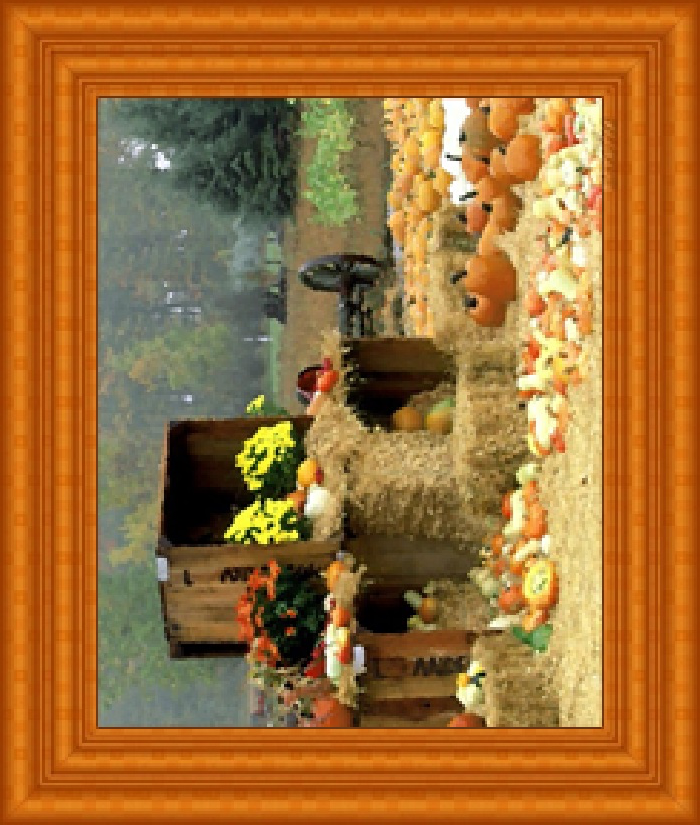
//> input picture old/test.png, 700 x 825 px, given in place of test3.png, which was not available
$ ./main11   (built with g++ and OpenCV 4)
//> lines starting //> are read from the running program, lines starting //| are printed output that depends on the picture; pictures that were not available may be replaced by others from this repository, and a replacement may not be noted
#include <iostream>
//#include <cstdlib>
#include <omp.h>
//#include <stdio.h>
//#include <stdlib.h>

#include <fcntl.h>
#include <stdio.h>
#include <stdlib.h>
#include <string.h>
#include <math.h>
#include <unistd.h>
#include <sys/types.h>
#include <sys/stat.h>
#include <OpenCL/opencl.h>
#include <opencv2/core/core.hpp>
#include <opencv2/opencv.hpp>
#include <opencv2/highgui/highgui.hpp>

#ifndef M_PI
#define M_PI 3.14159265358979323846f
#endif

#ifndef DEGREEOF
#define DEGREEOF(a) ((a*180.0)/M_PI)
#endif

#ifndef RADIANOF
#define RADIANOF(a) ((a*M_PI)/180.0)
#endif

using namespace cv;
using namespace std;

//CL載入Program
// [629 lines left out: functions load_program, parallel_in2_out1, in2_out1, parallel_in1_out2, in1_out2, mainRun and 1 more, not called in this run]

//時間輸出
void timePrint(double duration){
    if (duration > 60) {
        int tmpMin = (int)duration/60;
        int tmpSec = (int)duration%60;
        cout << "It took me clicks (" << tmpMin << "min, " << tmpSec << "s)." << endl;
    } else if (duration > 1) {
        cout << "It took me clicks (" << duration << "s)." << endl;
    } else {
        cout << "It took me clicks (" << duration*1000 << "ms)." << endl;
    }
}

//時間的完整輸出
void timePrintAll(int needParallel, double duration, double duration0, double duration1){
    cout << "\n#####################" << endl;
    cout << "\n完整程式結束，所花時間 : " << endl;
    timePrint(duration);

    if (needParallel==0){
        cout << "\n無平行化程式，所花時間 : " << endl;
        timePrint(duration0);

    } else if (needParallel==1){
        cout << "\n平行化程式，所花時間 : " << endl;
        timePrint(duration1);

    } else if (needParallel==2){
        cout << "\n平行化程式，所花時間 : " << endl;
        timePrint(duration1);

        cout << "\n無平行化程式，所花時間 : " << endl;
        timePrint(duration0);

        cout << "\n平行化快了 : " << duration0/duration1 << "倍" << endl;
    }
}

int main(int argc, const char * argv[]) {

    cout << "\n##程式開始##" << endl;

    /////////////////////前置作業 資料準備
    int modAngle = 45;
    int loop = 4;
    int imageNumber = 1;
    int needParallel=0;

    /////////////////////接收資料
    cout << "輸入圖片編號(ex: 1 or 3)：";
    cin >> imageNumber;
//> the answer given: 3
    string imageNumberString="test";
    string tmpString;
    stringstream ss(tmpString);
    ss << imageNumber;
    imageNumberString = imageNumberString + ss.str();
    imageNumberString = imageNumberString + ".png";
    // [5 lines of commented-out code are left out]
    cout << "輸入modAngle(請輸入180度能被整除的值) :";
    cin >> modAngle;
//> the answer given: 45
    // [5 lines of commented-out code are left out]
    cout << "輸入loop :";
    cin >> loop;
//> the answer given: 3

    cout << "輸入是否需要平行(0為否，1為是，2為兩種都要) :";
    cin >> needParallel;
//> the answer given: 3

    cout << "\n##輸入資料確認##" << endl;
    cout << "圖片      : " << imageNumberString << endl;
    cout << "modAngle : " << modAngle << endl;
    cout << "loop     : " << loop << endl;
    cout << "needParallel : " << needParallel << endl;

    /////////////////////前置作業 計時開始
	double omp_get_wtime(void);
	double startCK=0, finishCK=0;
    double startCK0=0, finishCK0=0, startCK1=0, finishCK1=0;
    double duration = 0;
    double duration0 = 0;
    double duration1 = 0;
	startCK = omp_get_wtime();

    /////////////////////前置作業 CV 初始化
    //讀檔
    string file = "finalImage/"+imageNumberString;
    cout << "\n##圖片資料讀取##" << endl;
    cout << "File   :" << file << endl;
    Mat inImageOrs = imread(file,1);
//> inImageOrs is the input picture: 825 rows x 700 cols, CV_8UC3; mean B, G, R 50.1, 109, 162
    Mat inImage = imread(file,1);
    Mat outImage = imread(file,1);

    //修正Size 改為奇數
    if (inImageOrs.cols%2==0){
        int sizeXY = inImageOrs.cols+11;
//> sizeXY = 711
        resize(inImageOrs, inImage, Size(sizeXY, sizeXY));
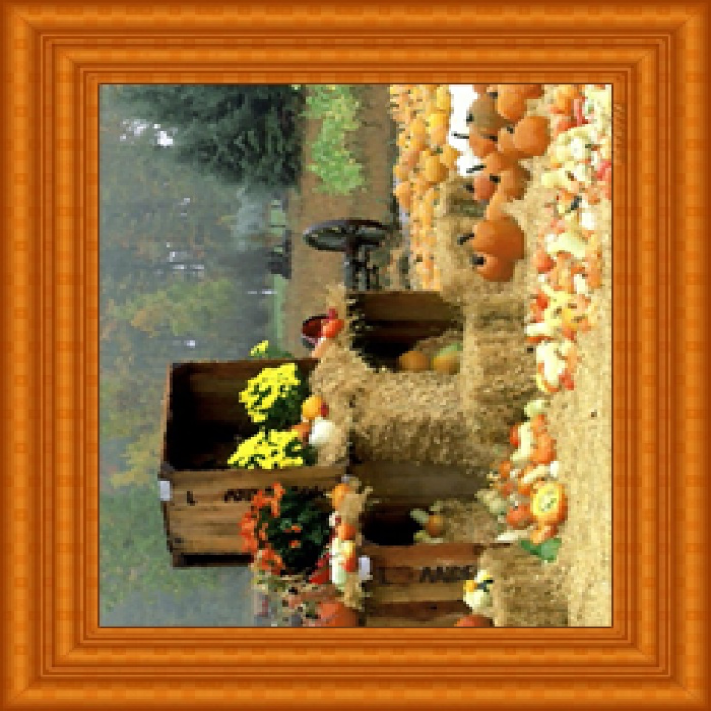
//> inImage: 711 rows x 711 cols, CV_8UC3; mean B, G, R 50, 108.9, 161.9
        resize(inImageOrs, outImage, Size(sizeXY, sizeXY));

        uchar* dataOrs = (uchar *)inImageOrs.data;
        uchar* dataIn = (uchar *)inImage.data;

        for (int y=0;y<sizeXY;y++){
            for (int x=0;x<sizeXY;x++){
                int tmpId = (y*sizeXY+x)*3;
                int tmpId2 = ((y-5)*sizeXY+(x-5))*3;
                if (x<5 || x>sizeXY-7 || y<5 || y>sizeXY-7){
                    /*dataIn[tmpId] = 0;
                    dataIn[tmpId+1] = 0;
                    dataIn[tmpId+2] = 0;*/
                    inImage.at<Vec3b>(x,y)[0] = 255;
                    inImage.at<Vec3b>(x,y)[1] = 255;
                    inImage.at<Vec3b>(x,y)[2] = 255;
                } else {
                    /*dataIn[tmpId] = dataOrs[tmpId2];
                    dataIn[tmpId+1] = dataOrs[tmpId2+1];
                    dataIn[tmpId+2] = dataOrs[tmpId2+2];*/
                    inImage.at<Vec3b>(x,y)[0] = inImageOrs.at<Vec3b>((x-5),(y-5))[0];
                    inImage.at<Vec3b>(x,y)[1] = inImageOrs.at<Vec3b>((x-5),(y-5))[1];
                    inImage.at<Vec3b>(x,y)[2] = inImageOrs.at<Vec3b>((x-5),(y-5))[2];
                }
            }
        }
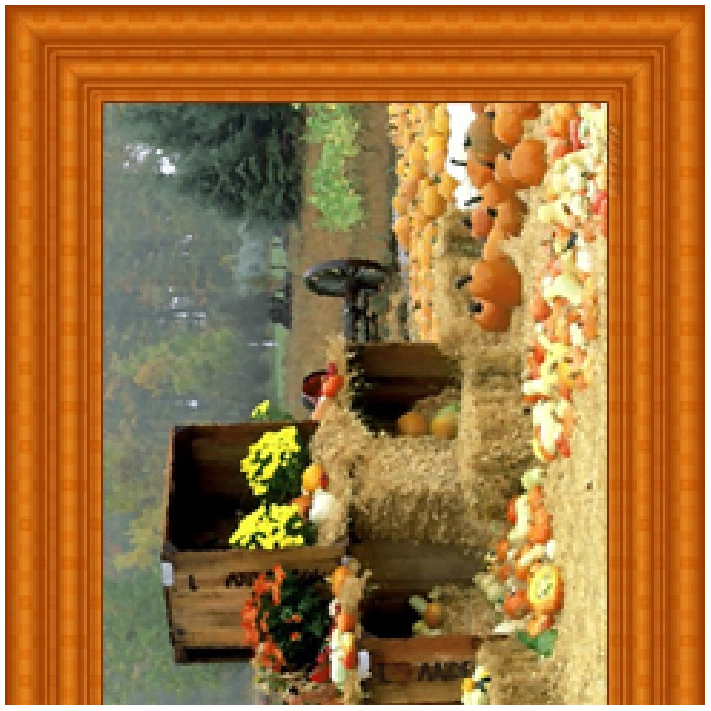
//> inImage: 711 rows x 711 cols, CV_8UC3; mean B, G, R 60.8, 115.6, 161.5
    } else {
        int sizeXY = inImageOrs.cols+10;
        resize(inImageOrs, inImage, Size(sizeXY, sizeXY));
        resize(inImageOrs, outImage, Size(sizeXY, sizeXY));

        uchar* dataOrs = (uchar *)inImageOrs.data;
        uchar* dataIn = (uchar *)inImage.data;

        for (int y=0;y<sizeXY;y++){
            for (int x=0;x<sizeXY;x++){
                int tmpId = (y*sizeXY+x)*3;
                int tmpId2 = ((y-5)*sizeXY+(x-5))*3;
                if (x<5 || x>sizeXY-6 || y<5 || y>sizeXY-6){
                    /*dataIn[tmpId] = 0;
                    dataIn[tmpId+1] = 0;
                    dataIn[tmpId+2] = 0;*/
                    inImage.at<Vec3b>(x,y)[0] = 255;
                    inImage.at<Vec3b>(x,y)[1] = 255;
                    inImage.at<Vec3b>(x,y)[2] = 255;
                } else {
                    /*dataIn[tmpId] = dataOrs[tmpId2];
                    dataIn[tmpId+1] = dataOrs[tmpId2+1];
                    dataIn[tmpId+2] = dataOrs[tmpId2+2];*/
                    inImage.at<Vec3b>(x,y)[0] = inImageOrs.at<Vec3b>((x-5),(y-5))[0];
                    inImage.at<Vec3b>(x,y)[1] = inImageOrs.at<Vec3b>((x-5),(y-5))[1];
                    inImage.at<Vec3b>(x,y)[2] = inImageOrs.at<Vec3b>((x-5),(y-5))[2];
                }
            }
        }
    }
    //取得Size
    CvSize SizeIn=inImage.size();
//> SizeIn = Size(711, 711)
    CvSize SizeOut = outImage.size();
//> SizeOut = Size(711, 711)
    int inSize[2]={SizeIn.height,SizeIn.width};
//> inSize = [711, 711]
    int outSize[2]={SizeOut.height,SizeOut.width};
//> outSize = [711, 711]
    int* ins = (int *)inSize;
    int* outs = (int *)outSize;

    const int arrayXY = inSize[0];
//> arrayXY = 711
    //Get RGB指標
    uchar* dataIn = (uchar *)inImage.data;
    uchar* dataOut = (uchar *)outImage.data;
    //Get RGB Data
    uchar dataInR[arrayXY*arrayXY];
    uchar dataOutR[arrayXY*arrayXY];
    uchar dataInG[arrayXY*arrayXY];
    uchar dataOutG[arrayXY*arrayXY];
    uchar dataInB[arrayXY*arrayXY];
    uchar dataOutB[arrayXY*arrayXY];

    for (int y=0;y<arrayXY;y++){
        for (int x=0;x<arrayXY;x++){
            int tmpId = (y*arrayXY+x)*3;
            int tmpId2 = y*arrayXY+x;
            dataInR[tmpId2] = dataIn[tmpId+2];
            dataOutR[tmpId2] = dataOut[tmpId+2];

            dataInG[tmpId2] = dataIn[tmpId+1];
            dataOutG[tmpId2] = dataOut[tmpId+1];

            dataInB[tmpId2] = dataIn[tmpId];
            dataOutB[tmpId2] = dataOut[tmpId];
        }
    }

    //RGB Data的指標
    uchar* pdataInR = (uchar *)dataInR;
    uchar* pdataOutR = (uchar *)dataOutR;
    uchar* pdataInG = (uchar *)dataInG;
    uchar* pdataOutG = (uchar *)dataOutG;
    uchar* pdataInB = (uchar *)dataInB;
    uchar* pdataOutB = (uchar *)dataOutB;

    /////////////////////前置作業 CL 初始化
    const int DATA_SIZE = inSize[0]*inSize[1]*3;
//> DATA_SIZE = 1516563
    size_t work_size = inSize[0]*inSize[1];
//> work_size = 505521

    cout << "\n##圖片資料 Size 確認##" << endl;
    cout << "height, width  : " << inSize[0] << ", " << inSize[1] << endl;
//| height, width  : 711, 711
    cout << "DataSize       : " << DATA_SIZE << endl;
//| DataSize       : 1516563
    cout << "WorkSize       : " << work_size << endl;
//| WorkSize       : 505521
    cout << "arrayXY        : " << arrayXY << endl;
//| arrayXY        : 711

    /////////////////////開始運算
    if (needParallel==0){
        cout << "\n~~ 開始運算（無平行) ~~" << endl;
        startCK0 = omp_get_wtime();
        mainVoid(0,0,modAngle,loop,arrayXY,pdataInB,pdataOutB);
        mainVoid(0,1,modAngle,loop,arrayXY,pdataInG,pdataOutG);
        mainVoid(0,2,modAngle,loop,arrayXY,pdataInR,pdataOutR);
        finishCK0 = omp_get_wtime();
        cout << "\n~~ 運算完畢（無平行) ~~" << endl;

    } else if (needParallel==1){
        cout << "\n~~ 開始運算（有平行) ~~" << endl;
        startCK1 = omp_get_wtime();
        mainVoid(1,0,modAngle,loop,arrayXY,pdataInB,pdataOutB);
        mainVoid(1,1,modAngle,loop,arrayXY,pdataInG,pdataOutG);
        mainVoid(1,2,modAngle,loop,arrayXY,pdataInR,pdataOutR);
        finishCK1 = omp_get_wtime();
        cout << "\n~~ 運算完畢（有平行) ~~" << endl;

    } else if (needParallel==2){
        cout << "\n~~ 開始運算（有平行) ~~" << endl;
        startCK1 = omp_get_wtime();
        mainVoid(1,0,modAngle,loop,arrayXY,pdataInB,pdataOutB);
        mainVoid(1,1,modAngle,loop,arrayXY,pdataInG,pdataOutG);
        mainVoid(1,2,modAngle,loop,arrayXY,pdataInR,pdataOutR);
        finishCK1 = omp_get_wtime();
        cout << "\n~~ 運算完畢（有平行) ~~" << endl;

        cout << "\n#####################" << endl;

        cout << "\n~~ 開始運算（無平行) ~~" << endl;
        startCK0 = omp_get_wtime();
        mainVoid(0,0,modAngle,loop,arrayXY,pdataInB,pdataOutB);
        mainVoid(0,1,modAngle,loop,arrayXY,pdataInG,pdataOutG);
        mainVoid(0,2,modAngle,loop,arrayXY,pdataInR,pdataOutR);
        finishCK0 = omp_get_wtime();
        cout << "\n~~ 運算完畢（無平行) ~~" << endl;
    }

    /////////////////////結束 輸出資料放回
    for (int y=0;y<arrayXY;y++){
        for (int x=0;x<arrayXY;x++){
            int tmpId = (y*arrayXY+x)*3;
            int tmpId2 = y*arrayXY+x;

            dataOut[tmpId+2] = dataOutR[tmpId2];
            dataOut[tmpId+1] = dataOutG[tmpId2];
            dataOut[tmpId] = dataOutB[tmpId2];

            /*dataOut[tmpId+2] = dataOutR[tmpId2];
            dataOut[tmpId+1] = dataOutR[tmpId2];
            dataOut[tmpId] = dataOutR[tmpId2];*/
        }
    }

    /////////////////////收尾 計時結束
    finishCK = omp_get_wtime();
    duration = (double)(finishCK - startCK);
    duration0 = (double)(finishCK0 - startCK0);
    duration1 = (double)(finishCK1 - startCK1);
    timePrintAll(needParallel,duration,duration0,duration1);

    // [10 lines of commented-out code are left out]
    system( "read -n 1 -s -p \"Press any key to continue...\"; echo" );

    Mat img_outShow(arrayXY, arrayXY*2, inImage.type() );
    Mat part;
    part = img_outShow(Rect(0,0,arrayXY,arrayXY));
    inImage.copyTo(part);
    part =  img_outShow(Rect(arrayXY,0,arrayXY,arrayXY));
    outImage.copyTo(part);

    cvNamedWindow("out",CV_WINDOW_NORMAL);
    imshow("out",img_outShow);
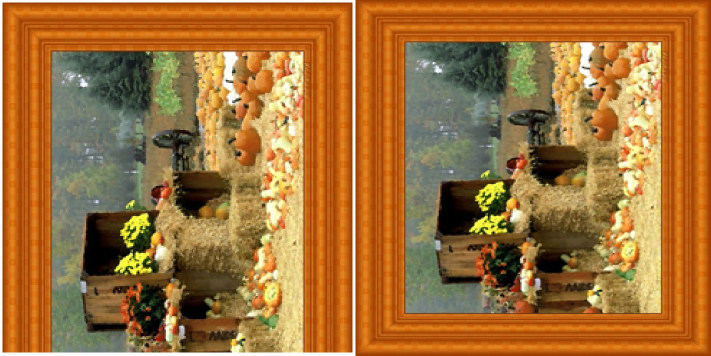
//> window 'out': 711 rows x 1422 cols, CV_8UC3 (shown at 1/2 size); mean B, G, R 55.4, 112.2, 161.7
    cvWaitKey(0);

	return 0;
}
